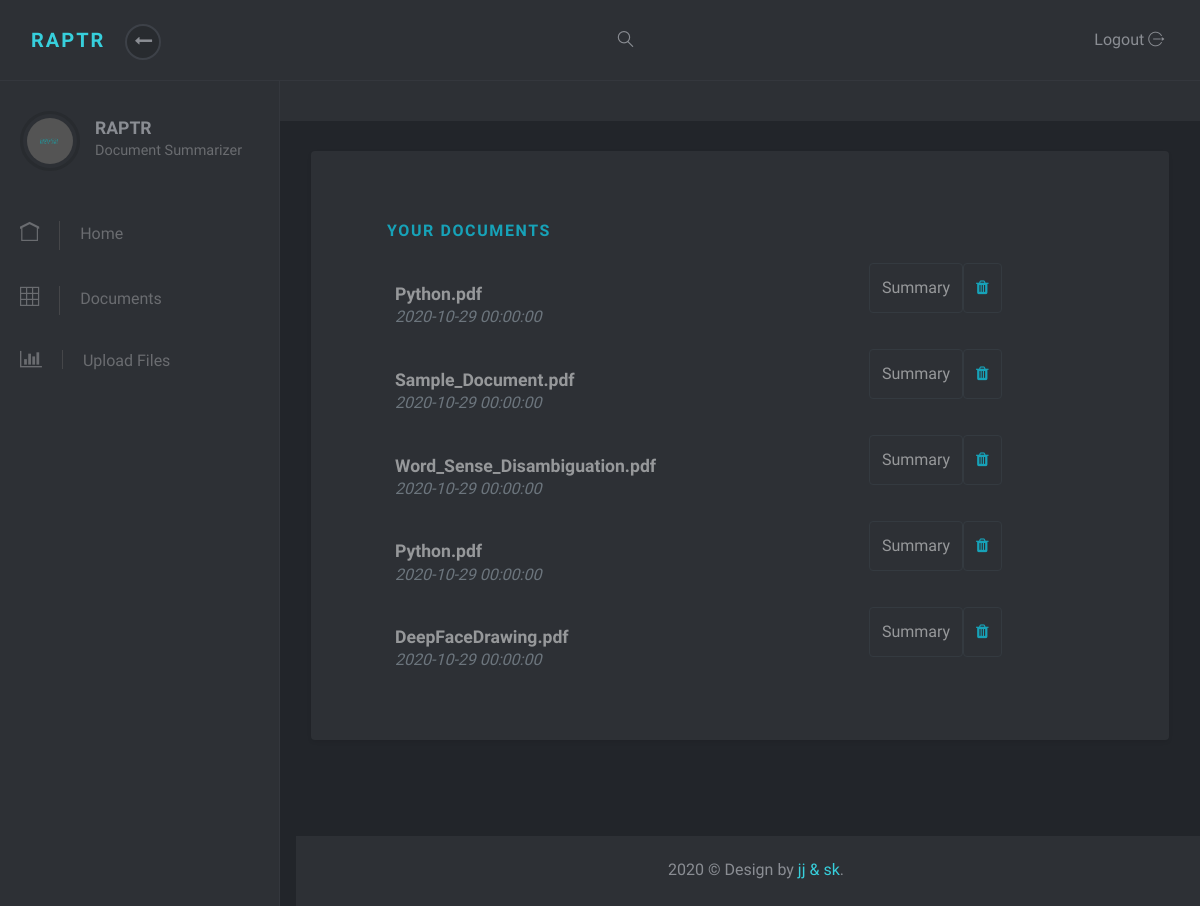
Page /documents (signed in) on the committed database.
### raptr.py (models this page shows, shortened)
class Documents(db.Model):
    id = db.Column(db.Integer, primary_key=True)
    title = db.Column(db.String(100), nullable=False)
    date_posted = db.Column(db.DateTime, nullable=False, default=datetime.utcnow)
    content = db.Column(db.Text, nullable=False)
    summary = db.Column(db.Text, nullable=False)
    user_id = db.Column(db.Integer, db.ForeignKey('user.id'), nullable=False)

### raptr.py (the view)
@app.route('/documents', methods = ['GET', 'POST'])
@login_required
def documents():
    docs = Documents.query.all()
    return render_template('documents.html', documents = docs)

### raptr.py (called while the page is built)
@login_manager.user_loader
def load_user(user_id):
    return User.query.get(int(user_id))

### templates/documents.html (shortened to what this page needs)
{% extends 'dashboard_layout.html' %}
{% block content %}
  <div class="pb-5">
    <div class="container">
      <div class="row">
        <div class="col-lg-12 p-5 bg-gray-dark rounded shadow-sm mb-5">
          <div class="table-responsive">
            <table class="table">
              <thead>
                <tr>
                  <th scope="col" class="border-0 bg-gray-dark">
                    <div class="p-2 px-3 text-uppercase text-info">Your Documents</div>
                  </th>
                  <th scope="col" class="border-0 bg-gray-dark">
                    <div class="py-2 text-uppercase"></div>
                  </th>
                <th scope="col" class="border-0 bg-gray-dark">
                  <div class="py-2 text-uppercase"></div>
                </th>
                </tr>
              </thead>
              <tbody>
                <tr>
                  {% for doc in documents %}
                  <th scope="row" class="border-0" name ="doc_title">
                    <div class="p-2">
                      <div class="ml-3 d-inline-block align-middle">
                          <h5 class="mb-0"> <a class="text-white-50 d-inline-block align-middle">{{doc.title}}</a></h5><span class="text-muted font-weight-normal font-italic d-block">{{doc.date_posted}}</span>
                      </div>
                    </div>
                  </th>
                  <td class="btn btn-outline-info align-middle"><a href="{{url_for('summary' , post_id = doc.id)}}" class="text-white-50">Summary</a>
                  <input type="hidden" name="document_title" value="{{ doc_title }}" /></td>
                  <td class=" btn btn-outline-info border-1 align-middle" data-toggle ="modal" data-target ="#deleteModal"><i class="fa fa-trash border-info"></i></td>
                </tr>
                {% endfor %}
              </tbody>
            </table>
          </div>
        </div>
      </div>
    </div>
  </div>
{% endblock %}

### templates/dashboard_layout.html (shortened to what this page needs)
<!DOCTYPE html>
<html>
  <head>
    <link rel="stylesheet" href="{{ url_for('static', filename= 'vendor/bootstrap/css/bootstrap.min.css') }}">
    <link rel="stylesheet" href="{{ url_for('static', filename= 'vendor/font-awesome/css/font-awesome.min.css') }}">
    <link rel="stylesheet" href="{{ url_for('static', filename='css/font.css') }}">
    <link rel="stylesheet" href="{{ url_for('static', filename='css/style.blue.css') }}" id="theme-stylesheet">
    <link rel="stylesheet" href="{{ url_for('static', filename='css/custom.css') }}">
  </head>
  <body>
    <header class="header">
      <nav class="navbar navbar-expand-lg">
        <div class="container-fluid d-flex align-items-center justify-content-between">
          <div class="navbar-header">
            <a href="{{ url_for('home') }}" class="navbar-brand">
              <div class="brand-text brand-big visible text-uppercase"><strong class="text-primary">RAPTR</strong></div>
              <div class="brand-text brand-sm"><strong class="text-primary">R</strong><strong>R</strong></div></a>
            <button class="sidebar-toggle"><i class="fa fa-long-arrow-left"></i></button>
            </div>
            <div class="right-menu list-inline no-margin-bottom">
              <div class="list-inline-item"><a href="#" class="search-open nav-link"><i class="icon-magnifying-glass-browser"></i></a></div>
            </div>
          <div class="list-inline-item logout">
            {%if current_user.is_authenticated%}
            <a id="logout" href="{{ url_for('logout') }}" class="nav-link"> <span class="d-none d-sm-inline">Logout </span><i class="icon-logout"></i></a>
            {%endif%}
          </div>
          </div>
      </nav>
    </header>
    <div class="d-flex align-items-stretch">
      <nav id="sidebar">
        <div class="sidebar-header d-flex align-items-center">
          <div class="avatar"><img src="{{ url_for('static', filename='images/logo.png') }}" alt="..." class="img-fluid rounded-circle"></div>
          <div class="title">
            <h1 class="h5">RAPTR</h1>
            <p>Document Summarizer</p>
          </div>
        </div>
        <ul class="list-unstyled">
          <li><a href="{{ url_for('home') }}"> <i class="icon-home"></i>Home </a></li>
          <li><a href="{{url_for('documents') }}"> <i class="icon-grid"></i>Documents </a></li>
          <li><a href="{{ url_for('upload') }}"> <i class="fa fa-bar-chart"></i>Upload Files </a></li>
        </ul>
      </nav>
      <div class="page-content">
        <div class="page-header">
        </div>
        <section class="no-padding-bottom">
          <main role="main" class="container">
            <div class="row">
              <div class="col-lg-12">
                {%block content%}
                {%endblock%}
              </div>
            </div>
          </main>
        <footer class="footer">
          <div class="footer__block block no-margin-bottom">
            <div class="container-fluid text-center">
              <p class ="no-margin-bottom">2020 &copy; Design by <a href="https://bootstrapious.com/p/bootstrap-4-dark-admin">jj & sk</a>.</p>
            </div>
          </div>
        </footer>
      </div>
    </div>
  </body>
</html>

### static/css/style.blue.css (style rules this page uses)
body { position: relative; }
section { padding: 0 1rem; }
a { -webkit-transition: all 0.3s; transition: all 0.3s; display: inline-block; }
.text-uppercase { letter-spacing: 0.1em; }
p { line-height: 1.7; }
button { cursor: pointer; }
i, span, strong { display: inline-block; }
.no-padding-bottom { padding-bottom: 0 !important; }
.no-margin-bottom { margin-bottom: 0 !important; }
.block { padding: 20px; background: #2d3035; color: #8a8d93; margin-bottom: 30px; }
.page-content { position: relative; background: #22252a; min-height: 100vh; width: calc(100% - 280px); padding: 0; padding-bottom: 70px; }
.page-header { padding: 20px 15px; background: #2d3035; color: #8a8d93; margin-bottom: 30px; }
.footer { position: absolute; bottom: 0; width: 100%; }
.footer .footer__block { min-height: 70px; }
i[class*='icon-'] { -webkit-transform: translateY(2px); transform: translateY(2px); }
nav.navbar { background: #2d3035; color: #8a8d93; padding-top: 20px; padding-bottom: 20px; border-bottom: 1px solid #34373d; z-index: 10; }
nav.navbar .sidebar-toggle { width: 36px; height: 36px; line-height: 29px; text-align: center; border-radius: 50%; background: #282b2f; color: #8a8d93; font-size: 1.1rem; border: 2px solid #3d4148; outline: none; }
nav.navbar a { color: inherit; }
nav.navbar .brand-text { display: none; font-weight: 700; }
nav.navbar .brand-text.visible { display: block; }
nav.navbar a.nav-link { padding: .5rem .3rem; position: relative; }
nav#sidebar { width: 280px; background: #2d3035; color: #6a6c70; border-right: 1px solid #34373d; }
nav#sidebar a { color: inherit; text-decoration: none; position: relative; }
nav#sidebar a i { font-size: 1.2em; margin-right: 10px; -webkit-transition: none; transition: none; }
nav#sidebar .sidebar-header { padding: 30px 20px; }
nav#sidebar .sidebar-header h1, nav#sidebar .sidebar-header p { margin-bottom: 0; }
nav#sidebar .sidebar-header h1 { color: #8a8d93; }
nav#sidebar .sidebar-header p { font-size: 0.9rem; }
nav#sidebar .avatar { width: 60px; height: 60px; border-radius: 50%; overflow: hidden; margin-right: 15px; background: none; padding: 4px; border: 3px solid #282b2f; }
nav#sidebar ul { max-height: none; }
nav#sidebar li { position: relative; }
nav#sidebar li a { padding: 18px 20px; display: block; font-weight: 400; }
nav#sidebar li a i { margin-right: 20px; -webkit-transition: all 0.3s; transition: all 0.3s; padding-right: 20px; border-right: 1px solid #454649; }
nav#sidebar li::before { content: ''; width: 2px; height: 100%; background: none; display: block; position: absolute; top: 0; left: 0; z-index: 99; }
.bg-gray-dark { background: #2d3035; }
button, input[type='submit'] { cursor: pointer; font-family: inherit; font-weight: 300 !important; }
.table { margin-bottom: 0; color: #8a8d93; }
.table td, .table th { border-color: #343a40; }
.table thead th { border: none; }
.navbar { padding: 0.5rem 1rem; }
.navbar-brand { display: inline-block; padding-top: 0.3125rem; padding-bottom: 0.3125rem; margin-right: 1rem; font-size: 1.25rem; }
.btn { font-weight: 400; border: 1px solid transparent; padding: 0.45rem 0.75rem; font-size: 1rem; line-height: 1.5; border-radius: 0.25rem; -webkit-transition: color 0.15s ease-in-out, background-color 0.15s ease-in-out, border-color 0.15s ease-in-out, -webkit-box-shadow 0.15s ease-in-out; transition: color 0.15s ease-in-out, background-color 0.15s ease-in-out, border-color 0.15s ease-in-out, -webkit-box-shadow 0.15s ease-in-out; transition: color 0.15s ease-in-out, background-color 0.15s ease-in-out, border-color 0.15s ease-in-out, box-shadow 0.15s ease-in-out; transition: color 0.15s ease-in-out, background-color 0.15s ease-in-out, border-color 0.15s ease-in-out, box-shadow 0.15s ease-in-out, -webkit-box-shadow 0.15s ease-in-out; }
.btn-outline-info { color: #17a2b8; background-color: transparent; background-image: none; border-color: #17a2b8; }
body { font-family: "Muli", sans-serif; font-size: 1rem; font-weight: 400; line-height: 1.5; color: #8a8d93; background-color: rgb(58, 58, 58); }
a { color: #37cfdc; text-decoration: none; }
h1, h2, h3, h4, h5, h6, .h1, .h2, .h3, .h4, .h5, .h6 { margin-bottom: 0.5rem; font-family: inherit; font-weight: 700; line-height: 1.2; color: inherit; }
h1, .h1 { font-size: 2.5rem; }
h5, .h5 { font-size: 1.1rem; }
.text-primary { color: #37cfdc !important; }
.border-info { border-color: #17a2b8 !important; }
.text-info { color: #17a2b8 !important; }
.nav-link { padding: 0.5rem 1rem; }

### rows in the picture
Documents: title "Python.pdf", date_posted "2020-10-29 00:00:00"
Documents: title "Sample_Document.pdf", date_posted "2020-10-29 00:00:00"
Documents: title "Word_Sense_Disambiguation.pdf", date_posted "2020-10-29 00:00:00"
Documents: title "Python.pdf", date_posted "2020-10-29 00:00:00"
Documents: title "DeepFaceDrawing.pdf", date_posted "2020-10-29 00:00:00"
